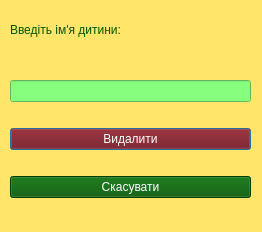
<?xml version="1.0" encoding="UTF-8"?>
<ui version="4.0">
 <class>Window3</class>
 <widget class="QDialog" name="Window3">
  <property name="geometry">
   <rect>
    <x>0</x>
    <y>0</y>
    <width>262</width>
    <height>232</height>
   </rect>
  </property>
  <property name="windowTitle">
   <string>Видалення дитини</string>
  </property>
  <property name="styleSheet">
   <string notr="true">background-color: rgb(255, 230, 106);
</string>
  </property>
  <widget class="QWidget" name="verticalLayoutWidget">
   <property name="geometry">
    <rect>
     <x>10</x>
     <y>60</y>
     <width>241</width>
     <height>161</height>
    </rect>
   </property>
   <layout class="QVBoxLayout" name="verticalLayout">
    <item>
     <widget class="QLineEdit" name="lineEdit">
      <property name="styleSheet">
       <string notr="true">background-color: rgb(135, 255, 126);</string>
      </property>
     </widget>
    </item>
    <item>
     <widget class="QPushButton" name="pushButton">
      <property name="styleSheet">
       <string notr="true">color: rgb(255, 255, 255);
background-color: rgb(115, 0, 2);
font: 15pt &quot;Consolas&quot;;</string>
      </property>
      <property name="text">
       <string>Видалити</string>
      </property>
     </widget>
    </item>
    <item>
     <widget class="QPushButton" name="pushButton_2">
      <property name="styleSheet">
       <string notr="true">background-color: rgb(0, 85, 0);
color: rgb(255, 255, 255);
font: 15pt &quot;Consolas&quot;;

</string>
      </property>
      <property name="text">
       <string>Скасувати</string>
      </property>
     </widget>
    </item>
   </layout>
  </widget>
  <widget class="QLabel" name="label">
   <property name="geometry">
    <rect>
     <x>10</x>
     <y>20</y>
     <width>241</width>
     <height>20</height>
    </rect>
   </property>
   <property name="styleSheet">
    <string notr="true">font: 15pt &quot;Consolas&quot;;
font: 12pt &quot;Segoe UI&quot;;
color: rgb(0, 85, 0);
font: 700 9pt &quot;Consolas&quot;;
font: 12pt &quot;Segoe UI&quot;;
font: 700 12pt &quot;Segoe UI&quot;;</string>
   </property>
   <property name="text">
    <string>Введіть ім'я дитини:</string>
   </property>
  </widget>
  <widget class="QLabel" name="label_2">
   <property name="geometry">
    <rect>
     <x>473</x>
     <y>61</y>
     <width>55</width>
     <height>23</height>
    </rect>
   </property>
   <property name="styleSheet">
    <string notr="true">border-color: rgb(0, 0, 0);
color: rgb(0, 0, 0);
font: 700 12pt &quot;Consolas&quot;;</string>
   </property>
   <property name="text">
    <string>Ім'я:</string>
   </property>
  </widget>
 </widget>
 <resources/>
 <connections/>
</ui>
